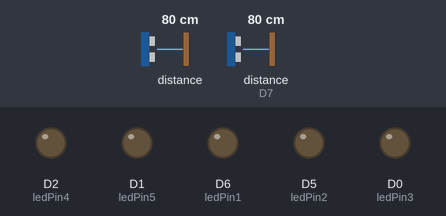
Simulated run of this sketch. Board: ESP8266 (NodeMCU). Parts: output pins drawn as LEDs (lit = HIGH). Wiring (inferred from the names in the program): 2 × ultrasonic range finder: trigger D4, echo D3 / trigger D8, echo D7. Inputs (shaded band) come from the test bench; at power-on: distance to the obstacle 80 cm, distance to the obstacle (sensor on D7) 80 cm. The echo pulse lasts 58.3 µs per cm; pins used as bus, display or sensor lines are not drawn; what the sketch prints to the serial monitor is not drawn.

Above: at 1.2 s.
1.3 s: distance to the obstacle (sensor 0) set to 2 cm
2.8 s: distance to the obstacle (sensor on D7) set to 2 cm
4.3 s: distance to the obstacle (sensor 0) set to 18 cm
At 5.5 s:
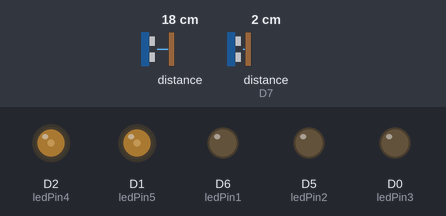
5.8 s: distance to the obstacle (sensor on D7) set to 18 cm
At 6.9 s:
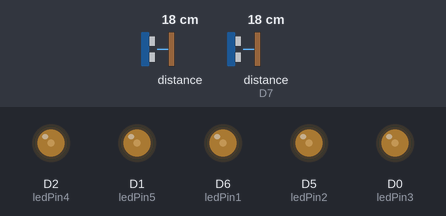
7.3 s: distance to the obstacle (sensor 0) set to 4 cm
At 7.7 s:
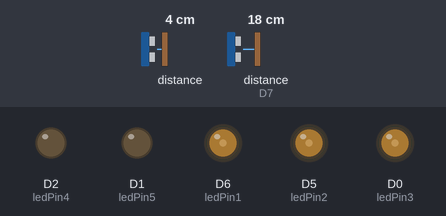
8.8 s: distance to the obstacle (sensor on D7) set to 4 cm
At 10.0 s:
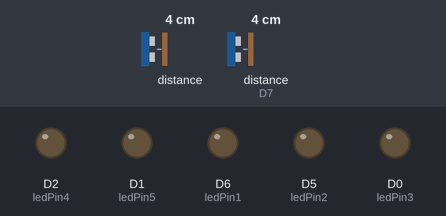
Timing chart, 0 to 11.3 s (numbered marks = the images above; inputs shaded):
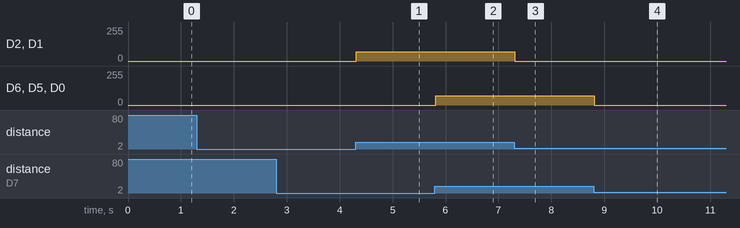

Measured:
- after the input at 4.3 s, D2 (ledPin4), D1 (ledPin5): 0/255 → 70/255 at once
- after the input at 5.8 s, D6 (ledPin1), D5 (ledPin2), D0 (ledPin3): 0/255 → 70/255 at once
- after the input at 7.3 s, D2 (ledPin4), D1 (ledPin5): 70/255 → 0/255 at once
- after the input at 8.8 s, D6 (ledPin1), D5 (ledPin2), D0 (ledPin3): 70/255 → 0/255 at once

The sketch:

2capteursvers5LED.ino
```cpp
///sensor 1///


int TriggerPIN1 = D8;
int EchoPIN1 = D7;
int ledPin1 = D6;
int ledPin2 = D5;
int ledPin3 = D0;
int inputValue1 = 0;//variable to store the value coming from sensor
int outputValue1 = 0;//variable to store the output value
int myArray1[5] = {0,0,0,0,0};
int monTotal1 = 0;
int maMoy1 = 0;
int distObjet1 = 0;
///sensor 2///

int TriggerPIN2 = D4;
int EchoPIN2 = D3;
int ledPin4 = D2;
int ledPin5 = D1;
int inputValue2 = 0;//variable to store the value coming from sensor
int outputValue2 = 0;//variable to store the output value
int myArray2[5] = {0,0,0,0,0};
int monTotal2 = 0;
int maMoy2 = 0;
int distObjet2 = 0;


int monCompteur = 0;
int maLimite = 0;

void setup(){
  pinMode(TriggerPIN1,OUTPUT);
  pinMode(EchoPIN2,INPUT);
  pinMode(TriggerPIN2,OUTPUT);
  pinMode(EchoPIN2,INPUT);
  Serial.begin(115200);
  }

void loop(){
  maLimite++;
  if (maLimite ==5) {
    distObjet1 = maMoy1;
    distObjet2 = maMoy2;
  }
  digitalWrite(TriggerPIN1,LOW);
  delayMicroseconds(2);
  digitalWrite(TriggerPIN1,HIGH);
  delayMicroseconds(2);
  digitalWrite(TriggerPIN1,LOW);

  long timedelay = pulseIn(EchoPIN1,HIGH);
  int distance1 = 0.0343 * (timedelay/2);

  Serial.print("Sensor 1 : ");
  Serial.println(distance1);

  delayMicroseconds(60);

  digitalWrite(TriggerPIN2,LOW);
  delayMicroseconds(2);
  digitalWrite(TriggerPIN2,HIGH);
  delayMicroseconds(2);
  digitalWrite(TriggerPIN2,LOW);

  long td = pulseIn(EchoPIN2,HIGH);
  int distance2 = 0.0343 * (td/2);

  Serial.print("Sensor 2 : ");
  Serial.println(distance2);

 int inputValue1 = distance1;
 int outputValue1 = map(inputValue1, 10, 2300, 0, 20000);
 int inputValue2 = distance2;
 int outputValue2 = map(inputValue2, 10, 2300, 0, 20000);

 myArray1[monCompteur] = outputValue1;

  // calcul de la moyenne
  for (int i = 0; i< 5; i = i+1){
    monTotal1 = myArray1[i] + monTotal1;
  }

  maMoy1 = monTotal1 / 5; // myArray.length fonction prédéfinie qui donne le nombre d'éléments dans un tableau

  monCompteur = monCompteur + 1;
  if (monCompteur == 5){
    monCompteur = 0;
  }

 monTotal1 = 0;


 myArray2[monCompteur] = outputValue2;

  // calcul de la moyenne
  for (int i = 0; i< 5; i = i+1){
    monTotal2 = myArray2[i] + monTotal2;
  }

  maMoy2 = monTotal2 / 5; // myArray.length fonction prédéfinie qui donne le nombre d'éléments dans un tableau

  monCompteur = monCompteur + 1;
  if (monCompteur == 5){
    monCompteur = 0;
  }

 monTotal2 = 0;

  if (maMoy1 >= (distObjet1 - 200)) {
    analogWrite(ledPin1,0);
    analogWrite(ledPin2,0);
    analogWrite(ledPin3,0);;
  }
  else if (maMoy1 < distObjet1) {
    analogWrite(ledPin1,maMoy1);
    analogWrite(ledPin2,maMoy1);
    analogWrite(ledPin3,maMoy1);
  }

   if (maMoy2 >= (distObjet2 - 200)) {
    analogWrite(ledPin4,0);
    analogWrite(ledPin5,0);
  }
  else if (maMoy2 < distObjet2) {
    analogWrite(ledPin4,maMoy2);
    analogWrite(ledPin5,maMoy2);
  }


  }
```
